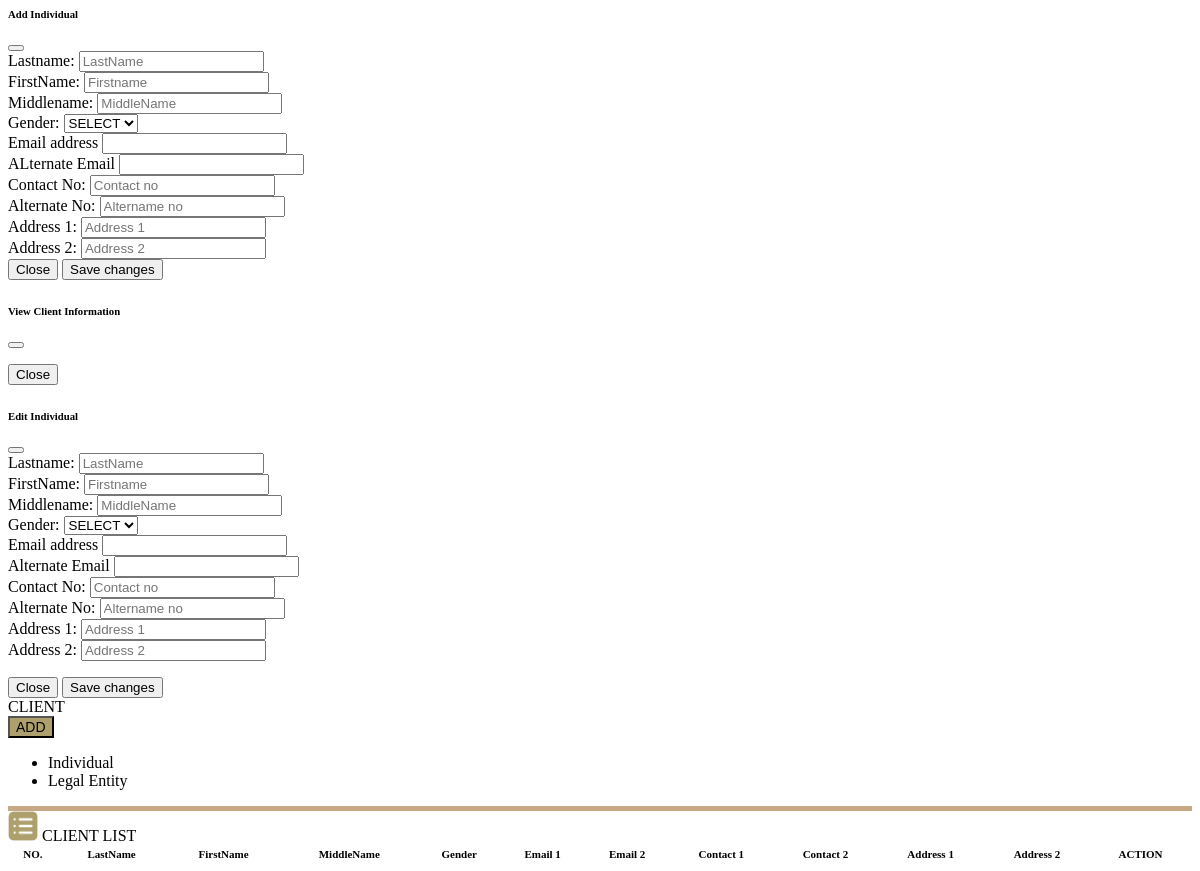
Page /client.php on the earlier database version.
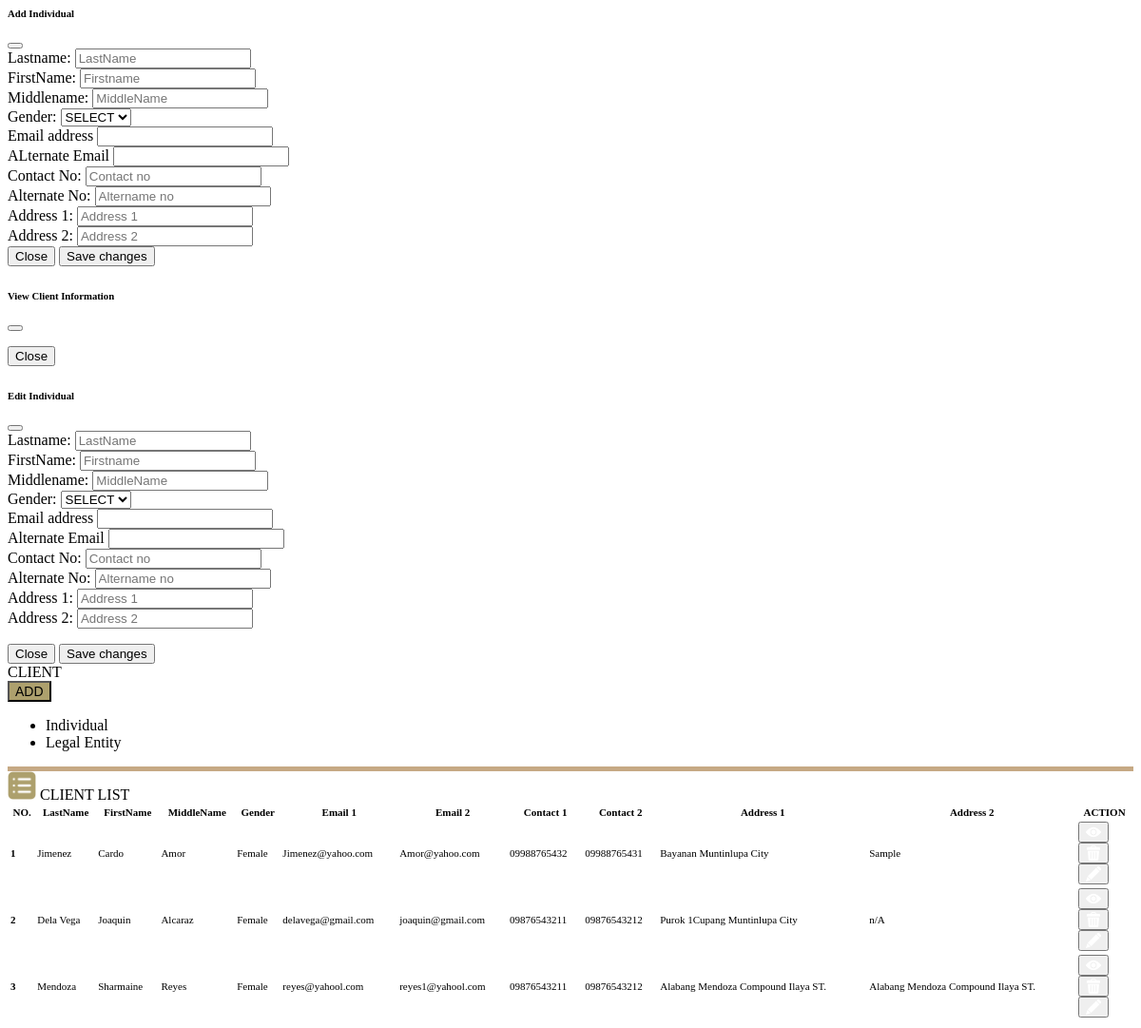
Same page on the later database version.
### tables this page shows
CREATE TABLE `tbl_client_list` (
  `id` int(11) NOT NULL,
  `lastname` varchar(100) NOT NULL,
  `firstname` varchar(100) NOT NULL,
  `middlename` varchar(100) NOT NULL,
  `gender` varchar(10) NOT NULL,
  `first_email` varchar(100) NOT NULL,
  `second_email` varchar(100) NOT NULL,
  `first_contact` varchar(100) NOT NULL,
  `second_contact` varchar(100) NOT NULL,
  `first_address` varchar(200) NOT NULL,
  `second_address` varchar(200) NOT NULL
);

### client.php (the view, shortened to what this page needs)
<div class="modal fade" id="addIndividual" tabindex="-1" aria-labelledby="exampleModalLabel" aria-hidden="true">
  <div class="modal-dialog modal-lg">
    <div class="modal-content">
      <div class="modal-header">
        <h6 class="modal-title" id="exampleModalLabel">Add Individual </h6>
        <button type="button" class="btn-close" data-bs-dismiss="modal" aria-label="Close"></button>
      </div>
      <div class="modal-body">
            <form action="" id="saveuserForm">
                <div class="row mb-2 ">
                  <div class="col">
                  <label class="form-label">Lastname:</label>
                 <input type="text" class="form-control" name="lastName"  placeholder="LastName">
                   </div>
                  <div class="col">
                  <label class="form-label">FirstName:</label>
                 <input type="text" class="form-control" name="firstName" placeholder="Firstname">
                   </div>
                  <div class="col">
                  <label class="form-label">Middlename:</label>
                 <input type="text" class="form-control" name="middleName" placeholder="MiddleName">
                   </div>
                </div>
                <div class="row">
                    <div class="col">
                    <label class="form-label">Gender:</label>
                    <select class="form-select form-select-md mb-2" aria-label=".form-select-lg example"name="gender">
                    <option value="0">SELECT</option>
                    </select>
                  </div>
                  <div class="col">
                  <label for="exampleInputEmail1" class="form-label">Email address</label>
                 <input type="email" class="form-control" id="exampleInputEmail1"name="emailOne" aria-describedby="emailHelp">
                  </div>
                  <div class="col">
                  <label for="exampleInputEmail1" class="form-label">ALternate Email</label>
                 <input type="email" class="form-control" id="exampleInputEmail1"name ="emailTwo" aria-describedby="emailHelp">
                  </div>
                </div>
                <div class="row mb-2">
                        <div class="col">
                    <label class="form-label">Contact No:</label>
                    <input type="text" name="contactOne" class="form-control" id="contact" placeholder="Contact no">
                    </div>
                    <div class="col">
                    <label class="form-label">Alternate No:</label>
                    <input type="text" name="contactTwo" class="form-control" id="altername" placeholder="Altername no">
                    </div>
                </div>
                <div class="row">
                        <div class="col">
                    <label class="form-label">Address 1:</label>
                    <input type="text" name="address_one" class="form-control" placeholder="Address 1">
                    </div>
                    <div class="col">
                    <label class="form-label">Address 2:</label>
                    <input type="text" name="address_two"  class="form-control"  placeholder="Address 2">
                    </div>
                </div>
                            <div class="modal-footer">
                    <button type="button" class="btn btn-secondary" data-bs-dismiss="modal">Close</button>
                    <button type="submit" id="saveClientBtn"class="btn btn-warning">Save changes</button>
                </div>
            </form>
      </div>
    </div>
  </div>
</div>
<div class="modal fade" id="viewUserModal" data-bs-backdrop="static" data-bs-keyboard="false" tabindex="-1" aria-labelledby="staticBackdropLabel" aria-hidden="true">
  <div class="modal-dialog ">
    <div class="modal-content">
      <div class="modal-header">
        <h6 class="modal-title fs-5" id="staticBackdropLabel">View Client Information</h6>
        <button type="button" class="btn-close" data-bs-dismiss="modal" aria-label="Close"></button>
      </div>
      <div class="modal-footer">
        <button type="button" class="btn btn-danger" data-bs-dismiss="modal">Close</button>
      </div>
    </div>
  </div>
</div>
<div class="modal fade" id="editIndividual"  tabindex="-1" aria-labelledby="exampleModalLabel" aria-hidden="true">
  <div class="modal-dialog modal-lg">
    <div class="modal-content">
      <div class="modal-header">
        <h6 class="modal-title" id="exampleModalLabel">Edit Individual </h6>
        <button type="button" class="btn-close" data-bs-dismiss="modal" aria-label="Close"></button>
      </div>
      <div class="modal-body">
            <form action="" id="updateClient">
                <div class="row mb-2 ">
                  <div class="col">
                   <label class="form-label">Lastname:</label>
                 <input type="text" class="form-control" id="editlastName" name="editlastName"  placeholder="LastName">
                   </div>
                  <div class="col">
                  <label class="form-label">FirstName:</label>
                 <input type="text" class="form-control" name="editfirstName" id="editfirstName" placeholder="Firstname">
                   </div>
                  <div class="col">
                  <label class="form-label">Middlename:</label>
                 <input type="text" class="form-control" id="editmiddleName" name="editmiddleName" placeholder="MiddleName">
                   </div>
                </div>
                <div class="row">
                    <div class="col">
                    <label class="form-label">Gender:</label>
                    <select class="form-select form-select-md mb-2" aria-label=".form-select-lg example" name="editgender" id="editgender">
                    <option value="0">SELECT</option>
                    </select>
                  </div>
                  <div class="col">
                  <label for="exampleInputEmail1" class="form-label">Email address</label>
                 <input type="email" class="form-control"  id="editemailOne"  name="editemailOne" >
                  </div>
                  <div class="col">
                  <label for="exampleInputEmail1" class="form-label">Alternate Email</label>
                 <input type="email" class="form-control" id="editemailTwo" name ="editemailTwo" aria-describedby="emailHelp">
                  </div>
                </div>
                <div class="row mb-2">
                        <div class="col">
                    <label class="form-label">Contact No:</label>
                    <input type="text" name="editcontactOne" class="form-control" id="editcontactOne" placeholder="Contact no">
                    </div>
                    <div class="col">
                    <label class="form-label">Alternate No:</label>
                    <input type="text" name="editcontactTwo" class="form-control" id="editcontactTwo" placeholder="Altername no">
                    </div>
                </div>
                <div class="row">
                        <div class="col">
                    <label class="form-label">Address 1:</label>
                    <input type="text" id="editaddress_one" name="editaddress_one" class="form-control" placeholder="Address 1">
                    </div>
                    <div class="col">
                    <label class="form-label">Address 2:</label>
                    <input type="text" id="editaddress_two" name="editaddress_two"  class="form-control"  placeholder="Address 2">
                    </div>
                </div>
            </form>
            <div class="modal-footer">
                    <button type="button" class="btn btn-secondary" data-bs-dismiss="modal">Close</button>
                    <button type="submit" id="editClientBtn"class="btn btn-warning">Save changes</button>
                </div>
      </div>
    </div>
  </div>
</div>
<div class="row" >
  <div class="col">
       <div class="card "style="width:100%;">
            <div class="card-header bg-transparent fw-bold"style="border-bottom:5px solid #C6A984;">
                <div class="row">
                    <div class="col-2 mt-2" style="width:100px;">
                        CLIENT
                    </div>
                    <div class="col">
                    <div class="dropdown">
                    <button class="btn btn-dark dropdown-toggle" type="button" id="dropdownMenuButton1" data-bs-toggle="dropdown" aria-expanded="false"style="font-size:14px;background:#ADA06D;">
                        ADD
                    </button>
                    <ul class="dropdown-menu" aria-labelledby="dropdownMenuButton1">
                    <li><a class="dropdown-item" data-bs-toggle="modal" data-bs-target="#addIndividual">Individual</a></li>
                    <li><a class="dropdown-item"  data-toggle="modal" data-target="#exampleModal">Legal Entity</a></li>
                    </ul>
                    </div>
                    </div>
                </div>
            </div>
            <div class="card-body p-2">
            <span class="text-center">
            <img src="./vendor/img/bullet-list.png" alt="Logo" width="30" height="30" >
              CLIENT LIST
            </span>
            <div class="row mt-2 " style="overflow:auto;">
                <div class="table-responsive border-danger p-3" >
                <table id="clientList" class="table  table-hover "style="width: 100%; font-size:11px;">
        <thead >
            <tr >
                <th class="text-center" >NO.</th>
                <th class="text-center">LastName</th>
                <th class="text-center">FirstName</th>
                <th class="text-center">MiddleName</th>
                <th class="text-center">Gender</th>
                <th class="text-center">Email 1</th>
                <th class="text-center">Email 2</th>
                <th class="text-center" >Contact 1</th>
                <th class="text-center">Contact 2</th>
                <th class="text-center">Address 1</th>
                <th class="text-center">Address 2</th>
                <th class="text-center">ACTION</th>
            </tr>
        </thead>
        <tbody class="table-warning">
                <?php
                  require './db_connection.php';
                  $client_list = "SELECT *  FROM tbl_client_list ORDER BY firstname ASC";
                  $query = $conn->query($client_list);
                  $i = 1;
                  while($row= $query->fetch_assoc()):
                 ?>
               <tr>
                <td   class="text-center">
                 <b><?php echo $i++ ?></b>
                </td>
                  <td  class="text-center" >
                  <?php echo $row['lastname'] ?>
                 </td>
                 <td  class="text-center" ><?php echo $row['firstname'] ?></td>
                 <td  class="text-center" ><?php echo $row['middlename'] ?></td>
                 <td  class="text-center" ><?php echo $row['gender'] ?></td>
                 <td  class="text-center" ><?php echo $row['first_email'] ?></td>
                 <td  class="text-center" ><?php echo $row['second_email'] ?></td>
                 <td  class="text-center" ><?php echo $row['first_contact'] ?></td>
                 <td  class="text-center" ><?php echo $row['second_contact'] ?></td>
                 <td  class="text-center" ><?php echo $row['first_address'] ?></td>
                 <td  class="text-center" ><?php echo $row['second_address'] ?></td>
                <center>
                  <td>
                    <div class="d-flex justify-content-end ">
                    <div class="col"><button class="btn btn-sm btn-primary" id="view_user"  value=<?php echo $row['id']?>'><img src="./src/img/view (1).png"alt=""></button></div>
                    <div class="col"><button class="btn btn-sm btn-danger"id="delete_user"  value="<?php echo $row['id']?>"><img src="./src/img/trash-can.png" alt=""></button></div>
                    <div class="col"><button class="btn btn-sm btn-success"id="edit_userbtn"  value="<?php echo $row['id']?>"><img src="./src/img/pen.png" alt=""></button></div>
                    </div>
                  </td>
                 </center>
                 <?php endwhile; ?>
                 </tr>
        </tbody>
    </table>
                </div>
            </div>
            </div>
        </div>
       </div>
       </div>

Differences in the rows shown:
added tbl_client_list: lastname "Jimenez", firstname "Cardo", middlename "Amor", gender "Female", first_email "Jimenez@yahoo.com", second_email "Amor@yahoo.com", first_contact "09988765432", second_contact "09988765431", first_address "Bayanan Muntinlupa City", second_address "Sample", $row['id'] 81 (drawn)
added tbl_client_list: lastname "Dela Vega", firstname "Joaquin", middlename "Alcaraz", gender "Female", first_email "delavega@gmail.com", second_email "joaquin@gmail.com", first_contact "09876543211", second_contact "09876543212", first_address "Purok 1Cupang Muntinlupa City", second_address "n/A", $row['id'] 78 (drawn)
added tbl_client_list: lastname "Mendoza", firstname "Sharmaine", middlename "Reyes", gender "Female", first_email "reyes@yahool.com", second_email "reyes1@yahool.com", first_contact "09876543211", second_contact "09876543212", first_address "Alabang Mendoza Compound Ilaya ST.", second_address "Alabang Mendoza Compound Ilaya ST.", $row['id'] 79 (drawn)
